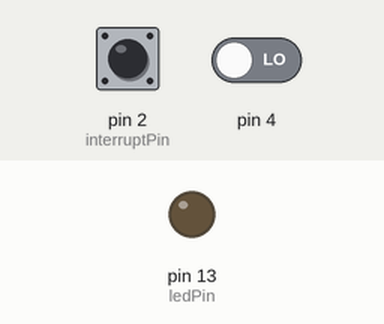
Bench run of a sketch on a simulated Arduino Uno, built with avr-gcc and run on an emulated ATmega328P. Shown: output pins drawn as LEDs (lit = HIGH). Dashed ring = blinking. The inputs (shaded band) are chosen by the test bench; at power-on: pin 4 LOW, pin 2 (interruptPin) LOW.

Above: at 1.2 s.
1.3 s: pin 4 driven HIGH
At 1.45 s:
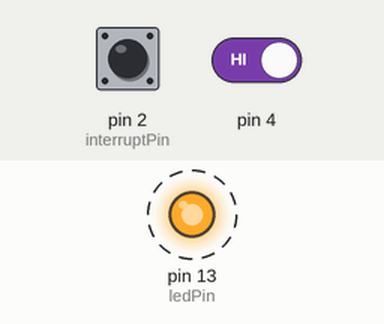
4.3 s: pin 2 (interruptPin) pulled HIGH for 3.2 s
9.0 s: pin 4 driven LOW
At 12.9 s:
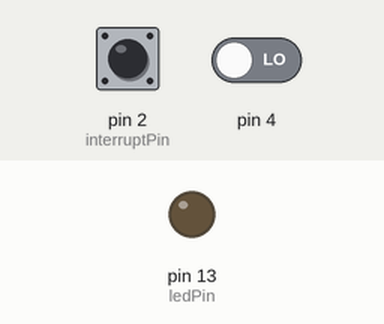
Timing chart, 0 to 14.4 s (numbered marks = the images above; inputs shaded):
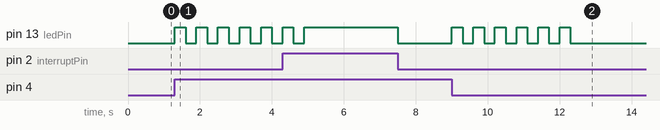

Measured:
- after the input at 1.3 s, pin 13 (ledPin): alternates HIGH for 0.30 s and LOW for 0.30 s, starting at once
- after the input at 9.0 s, pin 13 (ledPin): alternates HIGH for 0.30 s and LOW for 0.30 s, 12 changes in all, then stays LOW, starting at once

The sketch:

InterrupcionesHardware.ino
```cpp
#include "PinChangeInt.h"  // PinChange Interrupt library, convierte cualquier pin en una linea de interrupcion

const byte ledPin = 13;
const byte interruptPin = 2;
//const byte interruptPin = 3;
volatile byte state = LOW;
volatile int bLED = 0;

void setup() {
  pinMode(ledPin, OUTPUT);
  pinMode(interruptPin, INPUT);
  //pinMode(interruptPin, INPUT_PULLUP);
  attachInterrupt(digitalPinToInterrupt(interruptPin), blink, HIGH);
  attachPinChangeInterrupt(4, interrupt_function_4, HIGH);  // interrupt connected to pin 4
  digitalWrite(ledPin,LOW);
}

void loop() {

  digitalWrite(ledPin, state);

   if(bLED) { //if this statement becomes true then the interrupt occurred
      for(int i=0; i<=5; i+=1){
        digitalWrite(ledPin, HIGH);   // turn the LED on (HIGH is the voltage level)
        delay(300);               // wait
        digitalWrite(ledPin, LOW);    // turn the LED off by making the voltage LOW
        delay(300);               // wait
      }
   bLED=0;
  }
}

void blink() {
  state = !state;
}

void interrupt_function_4(){
  bLED = 1;
}
```
